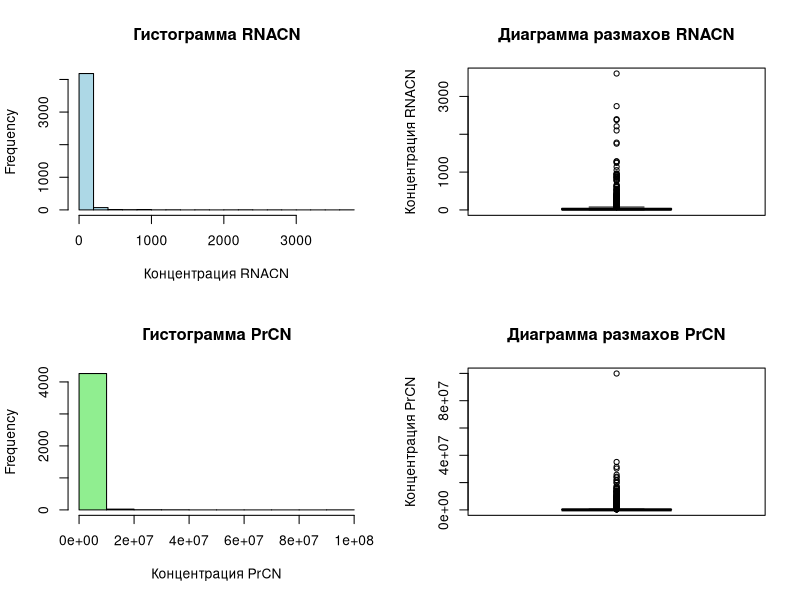
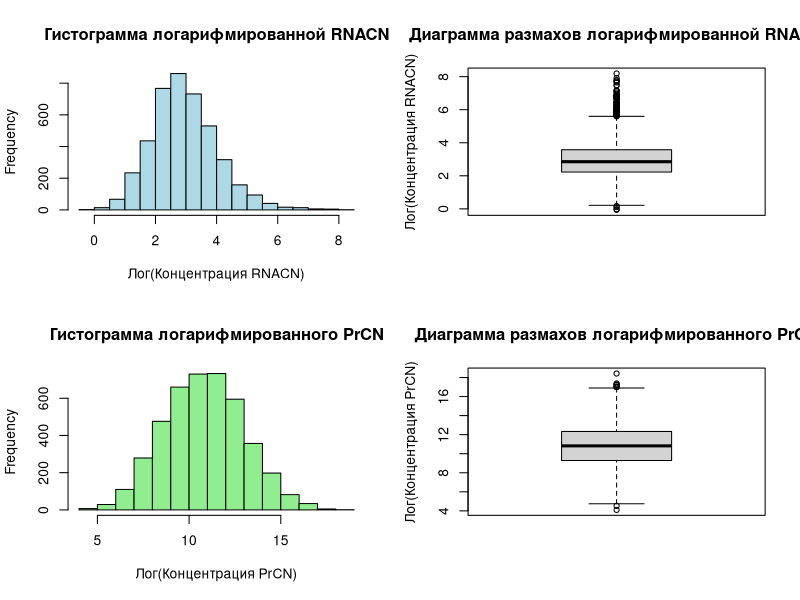
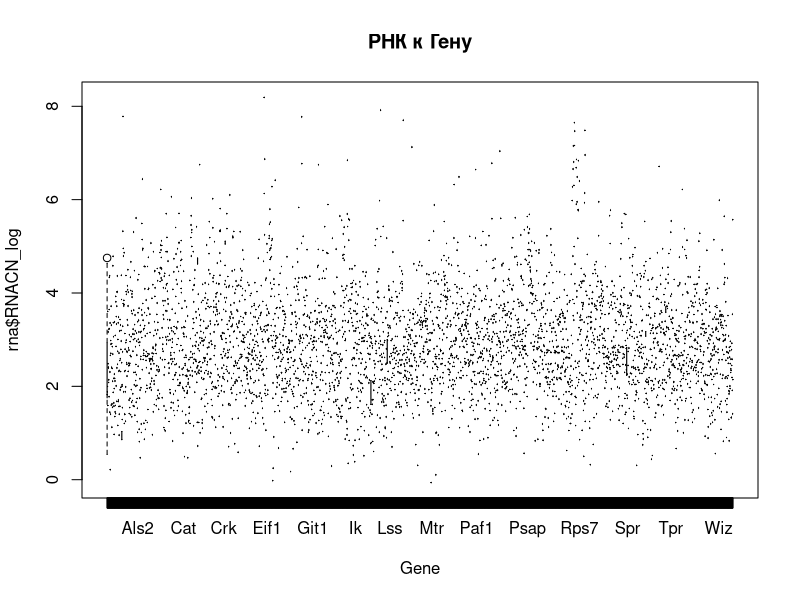
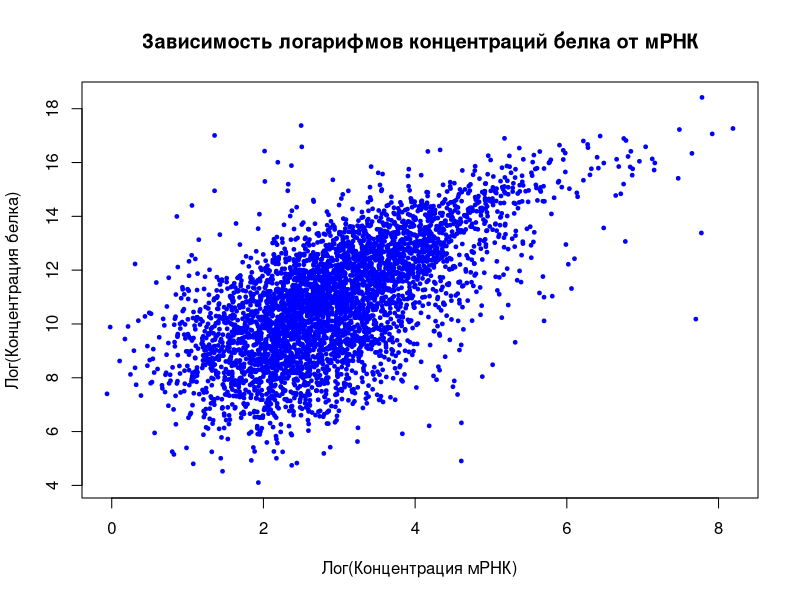

These charts were generated, in order, by the following R code: (Note: this script raises an error after producing the figures.)


rna <- read.delim("Seven/mRNA-protein_correlation.txt", as.is = TRUE)

rownames <- rownames(rna) 
colnames(rna) <- c("Protein","Gene","RNACN","PrCN")

missing_RNACN <- sum(is.na(rna$RNACN))
missing_PrCN <- sum(is.na(rna$PrCN))  


rna <-na.omit(rna)

remaining_genes <- nrow(rna)

# par(mfrow = c(2, 2))
# 
# pr<- par(no.readonly=TRUE)
# par(mfrow=c(2,1))
# boxplot(log2(RNACN)~Gene,data=rna, main="РНК к Гену")
# lines(rna$Gene, col="red",lwd=2)
# boxplot(log2(PrCN)~Gene,data=rna, main="РНК к Гену")
# 
# par(pr)

layout(matrix(c(1, 2, 3, 4), nrow = 2, byrow = TRUE)) 
hist(rna$RNACN, main = "Гистограмма RNACN", xlab = "Концентрация RNACN", col = "lightblue")
boxplot(rna$RNACN, main = "Диаграмма размахов RNACN", ylab = "Концентрация RNACN")
hist(rna$PrCN, main = "Гистограмма PrCN", xlab = "Концентрация PrCN", col = "lightgreen")
boxplot(rna$PrCN, main = "Диаграмма размахов PrCN", ylab = "Концентрация PrCN")

rna$RNACN_log <- log(rna$RNACN)
rna$PrCN_log <- log(rna$PrCN)

layout(matrix(c(1, 2, 3, 4), nrow = 2, byrow = TRUE))

hist(rna$RNACN_log, main = "Гистограмма логарифмированной RNACN", xlab = "Лог(Концентрация RNACN)", col = "lightblue")
boxplot(rna$RNACN_log, main = "Диаграмма размахов логарифмированной RNACN", ylab = "Лог(Концентрация RNACN)")
hist(rna$PrCN_log, main = "Гистограмма логарифмированного PrCN", xlab = "Лог(Концентрация PrCN)", col = "lightgreen")
boxplot(rna$PrCN_log, main = "Диаграмма размахов логарифмированного PrCN", ylab = "Лог(Концентрация PrCN)")

layout(1)
boxplot(rna$RNACN_log~Gene,data=rna, main="РНК к Гену") #CNV 

layout(1)

plot(rna$RNACN_log, rna$PrCN_log,
     main = "Зависимость логарифмов концентраций белка от мРНК",
     xlab = "Лог(Концентрация мРНК)",
     ylab = "Лог(Концентрация белка)",
     col = "blue",  
     pch = 19,      
     cex = 0.5)    #razmer


correlation <- cor(rna$RNACN_log, rna$PrCN_log)
print(paste("Пирсоон:", correlation))


text(locator(1), paste("R =", round(correlation, 2)), col = "red", cex = 1.5)


abline(lm(rna$PrCN_log ~ rna$RNACN_log), col = "darkgreen", lwd = 2)